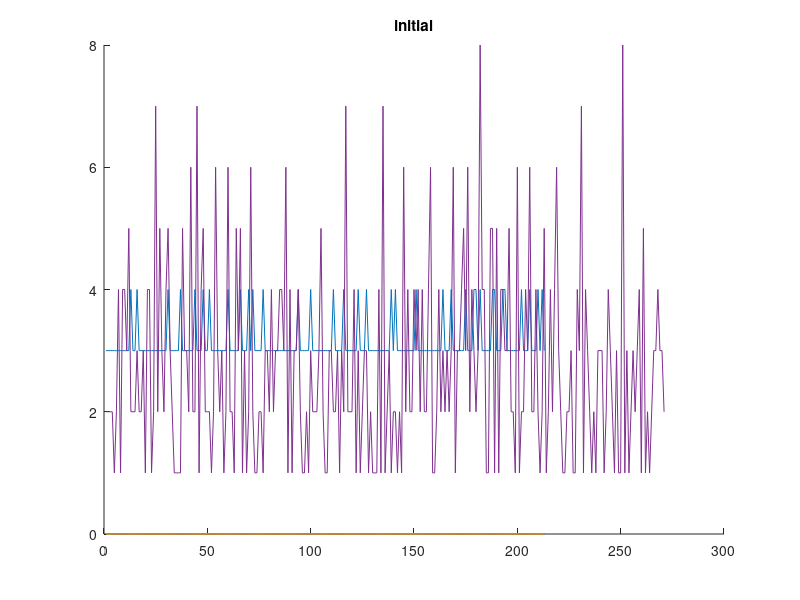
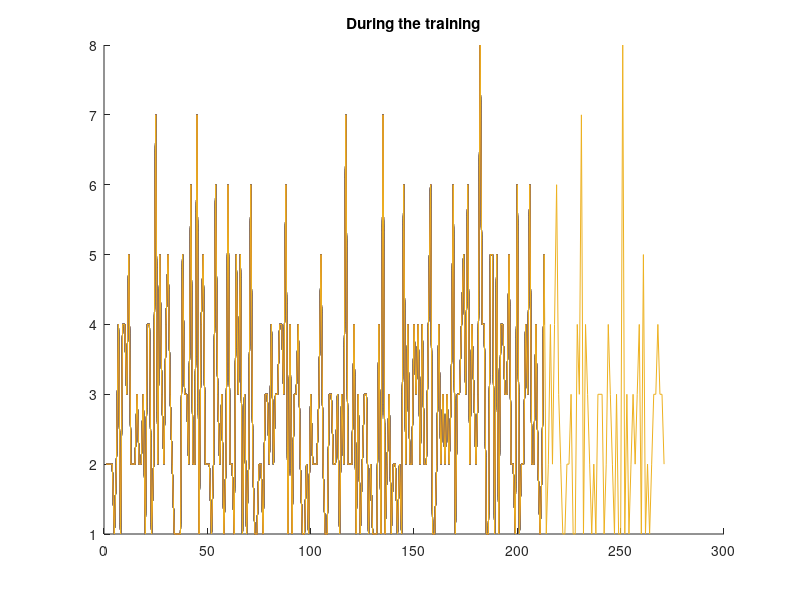
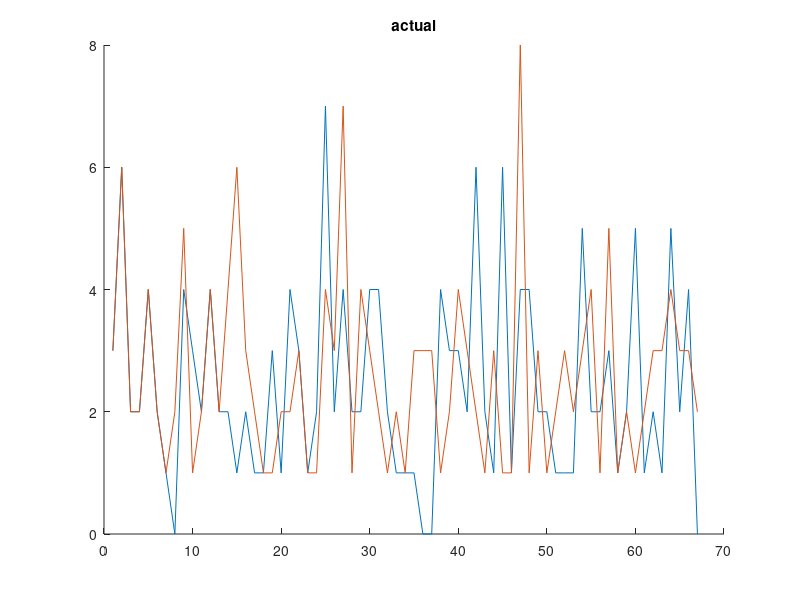

The MATLAB source for these figures, in order:

%% Loading Data
clc;
clear all;
load('region18807.mat');    
load('test.mat');    


%% Normalizing Data
%  A          ->  The # of CRIMES that occur per DAYd per ARE
%  test_data  ->  The specs of each crime that happened in 2012

in = region18807;
dates = [in(:,2) in(:,5)];
dates = unique(dates, 'rows');
in = dates;
out = zeros(1, length(in(:, 1)));

for i = 1:length(dates)
    out(i) = out(i) + (A(dates(i,2), dates(i,1)));
%    out(i) = (A(dates(i,2), dates(i,1))-4)/8;
end

%in(:,1) = (in(:,1)-366/2) / 366;
%in(:,2) = (in(:,2)-max(in(:,2))/2) / max(in(:,2));
%in = [in out'];

%% Set Prediction Paramters
%  prediction_time -> the day ahead of the current day to predict for

prediction_time = 7;
input_x = in;
%out(:, 1:prediction_time) = [];

mu = rand(1,1);


%% training days
TrainingDays = 220;

X = input_x;
n = 0.05;

%p = prediction_time;

t = (0:0.1:TrainingDays)';
x = sawtooth(t);
w = awgn(x,length(out(:, 1)),'measured');

random = randn(length(in(:, 1)), 1);

%n = 1000;	% number of points

iteration = 10;

training1 = zeros(iteration, TrainingDays-prediction_time);
estm1 = zeros(TrainingDays, 1);
k=1;



%% Auto-Regressive Model

X = zeros(TrainingDays-prediction_time, prediction_time+1);
% G = zeros(TrainingDays-prediction_time, prediction_time+1);

for i=prediction_time+1:TrainingDays
    X(i-prediction_time, :) = [1 out(i-prediction_time:i-1)];
%     X(i-prediction_time, :) = out(i-prediction_time:i);
%     G(i-prediction_time, :) = w(i-prediction_time:i);
end

Y = out';
Y(1:prediction_time+2) = [];

I = eye(213);
H = (X)*((X'*X)\(X'));


b = ((X'*X)\(X'*(Y(1:length(X(:,1))))));
% b = (X'*(H*Y(1:length(X(:,1))) - Y(1:length(X(:,1)))));
white_coeff = b;

e = Y(1:length(X(:,1))) - X*b;

training1(1, :) = (X*b)';

estm1 = Y;

figure
hold on
title('initial');
plot(abs(ceil(training1')));
plot(estm1);
hold off



for i=1:100
%     for j=1:prediction_time+1
%         white_coeff(j) = b(j).^i;
%     end
%     e = (Y(1:length(X(:,1))) - H*Y(1:length(X(:,1))));
%     e = e - n*(Y(1:length(X(:,1))) - ceil(abs(X*b)));
    b = b - (n/length(X(:,1)))*((X'*X)\(X'*(Y(1:length(X(:,1))) - e)));
    e = Y(1:length(X(:,1))) - X*b;
%     coeff = coeff - n*((X'*X)\(X'*(Y(1:length(X(:,1))) - X*white_coeff)));
    training1(i, :) = (X*b + e)';
end

% for j=1:10000
%     for i=prediction_time+1:TrainingDays
%     %     for j=1:prediction_time
%     %        white_coeff(j) = coeff(j).^i; 
%     %     end
%     %     wn = out(i) - out(i-prediction_time:i-1)*(white_coeff);
%         %coeff(i+1) = rand(1);
% 
%         %w = sqrt(0.5*p)*(randn(1:TrainingDays,1)+i*randn(1:TrainingDays,1));
%         %w = sqrt(0.5*p)*(random(i)+i*random(i));
% 
%         const = [1 out(i-prediction_time:i-1)];
% 
%         estimate = ceil(const*coeff + w(i));
%     %    error = ((estimate - out(i))*100)/(out(i));
%      %   plot(error, i);
%         est = out(i);
% %        if(k<5000)
%             training1(i) = abs(estimate);
%             estm1(i) = est;
%  %           k = k + 1;
%  %       end
%     %    for j=1:i-1
%             coeff = coeff + (n*(out(i+1)-estimate)/prediction_time);
%     %    end
%     end
% end



prediction = zeros(1, size(input_x, 1)-TrainingDays+prediction_time);
prediction(1:prediction_time) = out(TrainingDays+1-prediction_time:TrainingDays);

match = 0;

for i =prediction_time+1:size(prediction, 2)            % 8 samples in training batch
%    wn = prediction(i-1) - prediction(i-prediction_time-1:i-2);%*(white_coeff));
    const = [1 prediction(i-prediction_time:i-1)];
%     const = prediction(i-prediction_time:i);
    
    %w = sqrt(0.5*p)*(random(i)+i*random(i));
    prediction(i) = const*b + e(i);
    
    if floor(prediction(i)) == out(TrainingDays+i-prediction_time)
        match = match+1;
    end

%    prediction(i) = (prediction(i-prediction_time:i-1)*coeff) + sum(wn);
end

figure
hold on
title('During the training')
plot(abs(ceil(training1')));
plot(estm1);
hold off

figure
hold on
plot(floor(prediction));
title('prediction');
plot(out(TrainingDays+1-prediction_time:size(input_x, 1)));
title('actual');
hold off

s = sum(floor(prediction));
N = sum(out(TrainingDays+1:size(input_x, 1)));

PAI = s/N

match